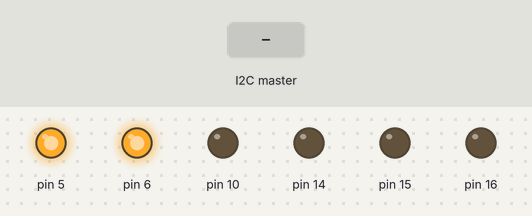
Bench run of a sketch on a simulated Arduino Uno, built with avr-gcc and run on an emulated ATmega328P. On the bench: output pins drawn as LEDs (lit = HIGH). The inputs (shaded band) are chosen by the test bench.

Above: at 1.2 s.
1.3 s: the I2C master sends the byte 90
At 1.8 s:
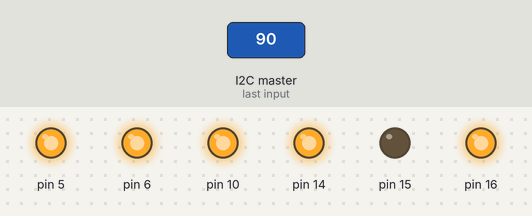
2.8 s: the I2C master sends the byte 200
At 4.0 s:
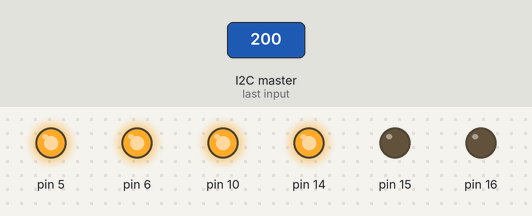
4.3 s: the I2C master sends the byte 1
At 5.3 s:
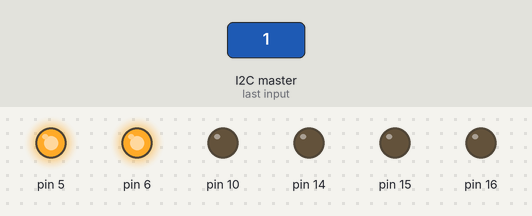
Timing chart, 0 to 7.3 s (numbered marks = the images above; inputs shaded):
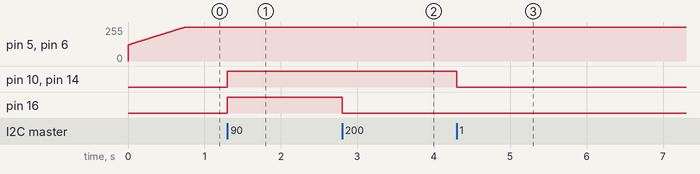

The sketch:

speedcontrol_two_motors.ino
```cpp
#include <Wire.h>

#include <PID_v1.h>
double setspeed=60;
double speedleft,speedright;
long int countleft,countright,olt;
double dutycycleleft,dutycycleright;
double interval;
double rate=100;
int data,old;
void change(){
  data=Wire.read();
  double speedlevel=data&0b00000111;
  setspeed=speedlevel*(115/7);
  if(data!=old){
    setdirection();
  }
  old=data;
}
void setdirection(){
  digitalWrite(14,data&64);
  digitalWrite(15,data&32);
  digitalWrite(16,data&16);
  digitalWrite(10,data&8);
}
void isrL(){
  countleft++;
}
void isrR(){
  countright++;
}
PID motorL(&speedleft,&dutycycleleft,&setspeed,2,3,0,DIRECT);
PID motorR(&speedright,&dutycycleright,&setspeed,2,3,0,DIRECT);
void setup() {
  Wire.begin(4);
  Wire.onReceive(change);
  pinMode(14,OUTPUT);
  pinMode(15,OUTPUT);
  pinMode(16,OUTPUT);
  pinMode(10,OUTPUT);
  pinMode(7,INPUT_PULLUP);
  pinMode(0,INPUT_PULLUP);
  attachInterrupt(digitalPinToInterrupt(7),isrL,CHANGE);
  attachInterrupt(digitalPinToInterrupt(0),isrR,CHANGE);
  motorL.SetMode(AUTOMATIC);
  motorR.SetMode(AUTOMATIC);
  interval=1/rate;
  motorL.SetOutputLimits(0,255);
  motorL.SetSampleTime(10);
  motorR.SetOutputLimits(0,255);
  motorR.SetSampleTime(10);


  // put your setup code here, to run once:

}

void loop() {
  // put your main code here, to run repeatedly:
  if(millis()-olt>interval*1000){
    speedleft=(countleft*60)/(interval*64*24);
    speedright=(countright*60)/(interval*64*24);
    countleft=0;
    countright=0;
    olt=millis();
  }
  motorR.Compute();
  motorL.Compute();
  analogWrite(5,(int)dutycycleleft);
  analogWrite(6,(int)dutycycleright);
}
```

Measured:
- after the input at 1.3 s, pin 10, pin 14, pin 16: LOW → HIGH at once
- after the input at 2.8 s, pin 16: HIGH → LOW at once
- after the input at 4.3 s, pin 10, pin 14: HIGH → LOW at once
